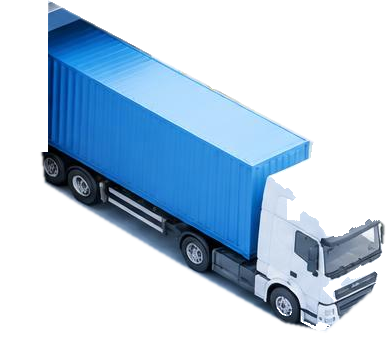
#> input picture src/assets/truck-a-clean.png, 387 x 350 px, given in place of sprite-agv.png, which was not available
$ python prepare_scene.py
#> lines starting #> are read from the running program, lines starting #| are printed output that depends on the picture; after the words box and inside, x2 and y2 are one past the last pixel; in counts of white or black regions, pixels touching at a corner belong together
from pathlib import Path
from PIL import Image, ImageDraw, ImageFilter
import cv2
import numpy as np

root = Path(__file__).parent
assets = root / 'src/assets'
for name in ['agv', 'box']:
    im = Image.open(assets / f'sprite-{name}.png').convert('RGBA')
#> im is the input picture: PIL image 387x350 RGBA; mean R, G, B, A 123.8, 157.1, 189.2, 102
    a = np.array(im)
    strength = np.minimum(a[:,:,0].astype(float), a[:,:,2].astype(float)) - a[:,:,1]
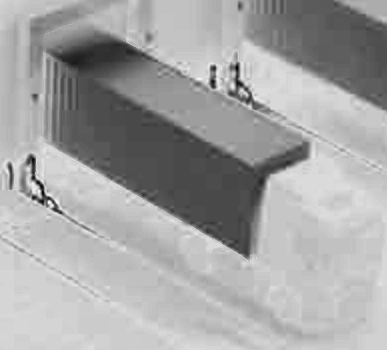
#> strength: shape (350, 387) float64; min -143, max 24, mean -35.1; drawn with min black and max white
    a[:,:,3] = np.clip((110-strength)*255/55, 0, 255).astype('uint8')
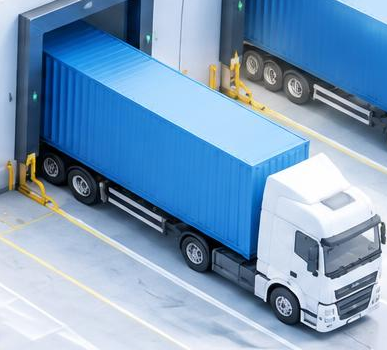
#> a: shape (350, 387, 4); mean R, G, B, A 123.8, 157.1, 189.2, 255
    out = Image.fromarray(a)
    out = out.crop(out.getbbox())
    out.thumbnail((420,420))
    out.save(assets / f'motion-{name}.png')
#> pass 2 of the loop `for name in ['agv', 'box']:`:
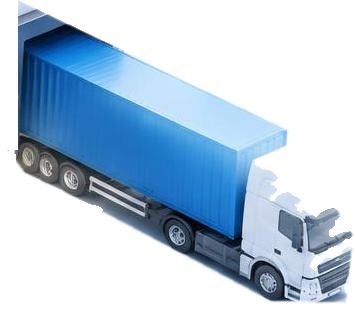
#> input picture src/assets/truck-b-clean.png, 356 x 329 px, given in place of sprite-box.png, which was not available
#> im is the input picture: PIL image 356x329 RGBA; mean R, G, B, A 146, 176, 202.7, 110.3
#> strength: shape (329, 356) float64
#> a: shape (329, 356, 4)

# Isolate the vehicle silhouette; the source crops also contain the dock and road.
polygons = {
 'a': [(39,30),(303,130),(310,155),(346,165),(375,191),(386,235),(381,291),(357,321),(324,337),(297,325),(279,316),(266,289),(214,269),(195,274),(176,256),(166,244),(97,211),(80,218),(61,204),(54,185),(39,177)],
 'b': [(18,20),(266,115),(273,140),(312,151),(342,182),(354,221),(350,278),(326,309),(292,321),(266,309),(254,284),(193,255),(175,257),(156,239),(147,223),(78,190),(62,196),(42,182),(34,161),(18,153)]
}
for name, polygon in polygons.items():
    im = Image.open(assets / f'truck-{name}-clean.png').convert('RGBA')
    mask = Image.new('L', im.size)
#> mask: PIL image 387x350 L; every value is 0
    ImageDraw.Draw(mask).polygon(polygon, fill=255)
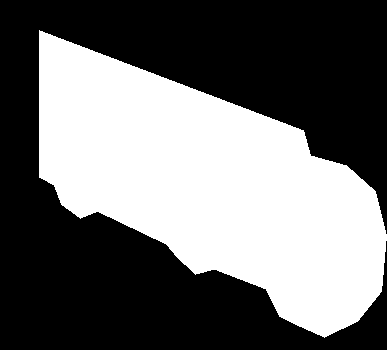
#> mask: PIL image 387x350 L; 42.6% white; 1 white region, box (x1, y1, x2, y2) and area: (39, 30, 387, 338) 57712
    im.putalpha(mask.filter(ImageFilter.GaussianBlur(.5)))
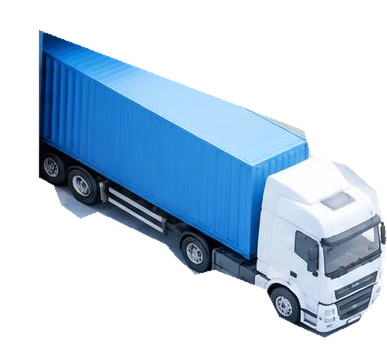
#> im: PIL image 387x350 RGBA; mean R, G, B, A 123.8, 157.1, 189.2, 108.6; transparent parts drawn white
    im.save(assets / f'motion-truck-{name}.png')
#> pass 2 of the loop `for name, polygon in polygons.items():`:
#> `ImageDraw.Draw(mask).polygon(polygon, fill=255)`:
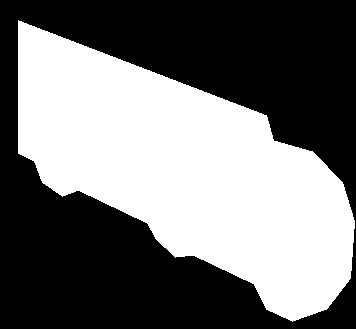
#> mask: PIL image 356x329 L; 45.2% white; 1 white region, box (x1, y1, x2, y2) and area: (18, 20, 355, 322) 52926
#> `im.putalpha(mask.filter(ImageFilter.GaussianBlur(.5)))`:
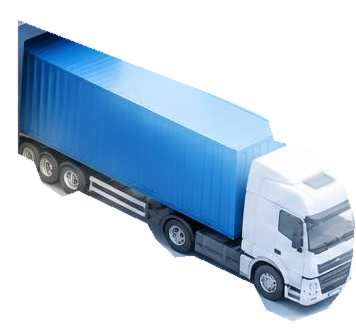
#> im: PIL image 356x329 RGBA; mean R, G, B, A 146, 176, 202.7, 115.2; transparent parts drawn white

reference = root / '3D物流'
frames = []
for video in reference.glob('*.mp4'):
    cap = cv2.VideoCapture(str(video))
    count = cap.get(cv2.CAP_PROP_FRAME_COUNT)
    for fraction in [.2, .5, .8]:
        cap.set(cv2.CAP_PROP_POS_FRAMES, int(count*fraction))
        ok, frame = cap.read()
        if ok:
            frame = cv2.cvtColor(frame, cv2.COLOR_BGR2RGB)
            im = Image.fromarray(frame)
            im.thumbnail((640,360))
            frames.append(im.copy())
    cap.release()
if frames:
    sheet = Image.new('RGB',(640*3,360*((len(frames)+2)//3)), '#eaf1f8')
    for i, im in enumerate(frames): sheet.paste(im,((i%3)*640,(i//3)*360))
    (root / 'artifacts').mkdir(exist_ok=True)
    sheet.save(root / 'artifacts/reference-video-frames.jpg')
